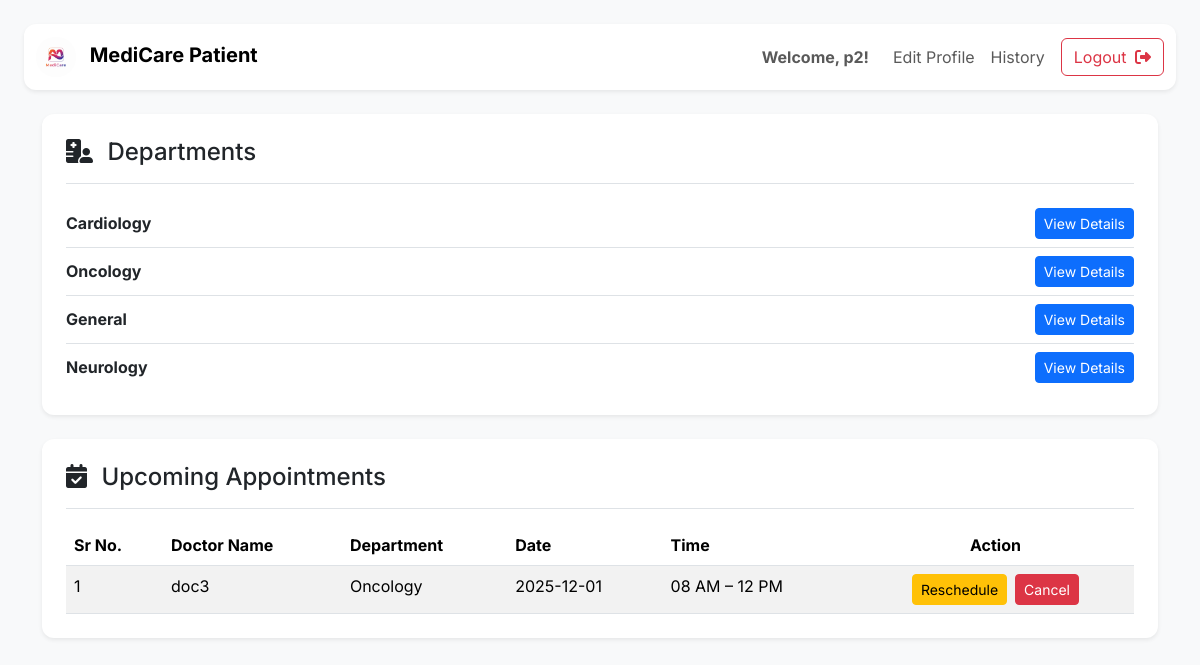
Before: /patient (signed in) with the older database file.
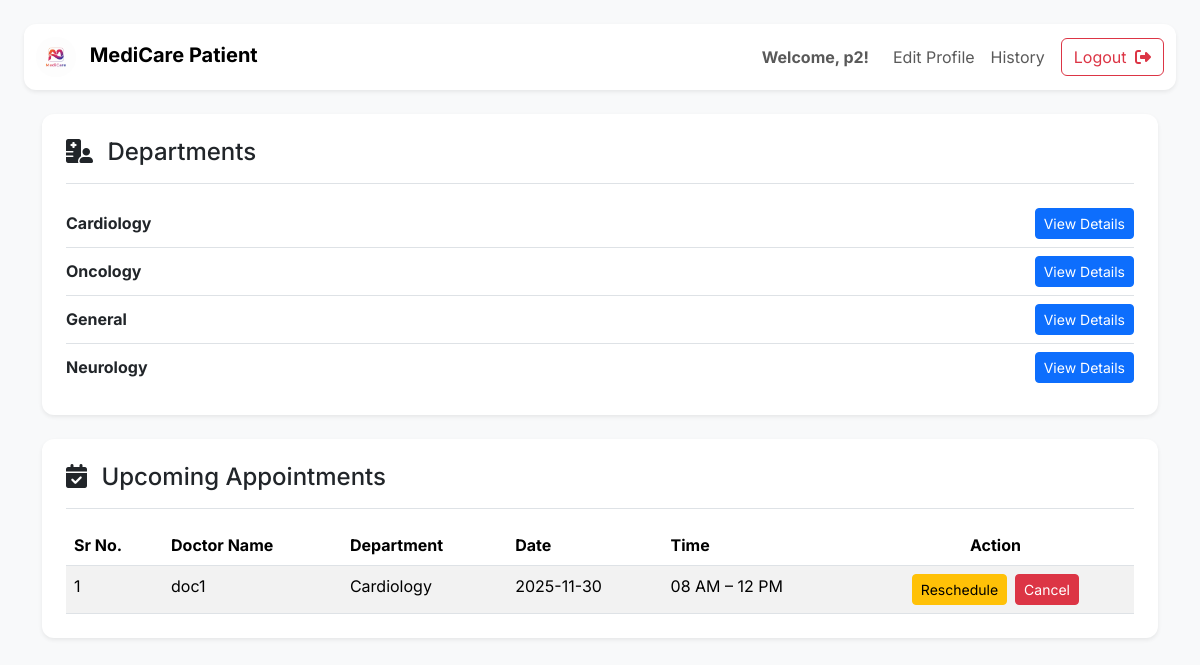
After: the same page with the newer database file.
### application/models.py (models this page shows)
class User(db.Model):
    __tablename__ = 'user'
    id = db.Column(db.Integer(),primary_key = True)
    blocked = db.Column(db.Boolean(), default=False, nullable=False)
    username = db.Column(db.String(), unique=True, nullable=False)
    password = db.Column(db.String(), nullable=False)
    type = db.Column(db.String(), default="patient", nullable=False)
    patient = db.relationship('Patient', backref='user', cascade="all, delete-orphan")
    doctor = db.relationship('Doctor', backref='user', cascade="all, delete-orphan")

class Appointment(db.Model):
    __tablename__ = 'appointment'
    id = db.Column(db.Integer(),primary_key = True)
    patient_id = db.Column(db.Integer(), db.ForeignKey('patient.id', ondelete="CASCADE"), nullable=True)
    doctor_id = db.Column(db.Integer(), db.ForeignKey('doctor.id', ondelete="CASCADE"), nullable=True)
    date = db.Column(db.String(), nullable=False)
    time = db.Column(db.String(), nullable=False)
    visit_type = db.Column(db.String(), default="In-person", nullable=False)
    status = db.Column(db.String(), default="Upcoming")

class Doctor(db.Model):
    __tablename__ = 'doctor'
    id = db.Column(db.Integer(),primary_key = True)
    doctor_name = db.Column(db.String(), nullable=False)
    password = db.Column(db.String(), nullable=False)
    email = db.Column(db.String(), nullable=False)
    department_id = db.Column(db.Integer(), db.ForeignKey('department.id'), nullable=False)
    user_id = db.Column(db.Integer(), db.ForeignKey('user.id', ondelete="CASCADE"), nullable=False)
    type = db.Column(db.String(), nullable=False)
    experience = db.Column(db.Integer(), nullable=False)
    appointment = db.relationship('Appointment', backref='doctor')
    availability = db.relationship('Availability', backref='doctor', cascade="all, delete-orphan")

class Department(db.Model):
    __tablename__ = 'department'
    id = db.Column(db.Integer(),primary_key = True)
    name = db.Column(db.String())
    description = db.Column(db.String())
    doctor = db.relationship('Doctor', backref='department')

### application/controllers.py (the view)
@app.route("/patient")
def patient_dash():
    patient, err = require_patient()
    if err: return err
    appointments = Appointment.query.filter_by(patient_id=patient.id).all()
    return render_template("patient_dash.html",
        this_user=current_user(),
        patient=patient,
        appointments=appointments)

### application/controllers.py (called while the page is built)
def current_user():
    uid = session.get("user_id")
    return User.query.get(uid) if uid else None

def require_patient():
    user = current_user()
    if not user:
        return None, redirect("/login")
    patient = Patient.query.filter_by(user_id=user.id).first()
    if not patient:
        flash("Unauthorized!", "danger")
        return None, redirect("/patient")
    return patient, None

### templates/patient_dash.html (shortened to what this page needs)
<!DOCTYPE html>
<html lang="en">
<head>
    <link href="https://cdn.jsdelivr.net/npm/bootstrap@5.3.2/dist/css/bootstrap.min.css" rel="stylesheet">
</head>
<body class="p-4">
    <nav class="navbar navbar-expand-lg navbar-light bg-white shadow-sm sticky-top mb-4"
        style="border-radius: 0.75rem;">
        <div class="container-fluid">
            <a class="navbar-brand" href="#">
                <img src="../static/logo2.png" alt="Logo" style="height: 40px; border-radius: 50%;">
                <span class="fw-bold ms-2">MediCare Patient</span>
            </a>
            <div class="collapse navbar-collapse" id="patientNav">
                <ul class="navbar-nav ms-auto mb-2 mb-lg-0 align-items-center">
                    <li class="nav-item d-none d-lg-block">
                        <span class="navbar-text fw-bold me-3">
                            Welcome, {{this_user.username}}!
                        </span>
                    </li>
                    <li class="nav-item">
                        <a href="/edit_profile?username={{this_user.username}}" class="nav-link">Edit Profile</a>
                    </li>
                    <li class="nav-item">
                        <a href="/patient_history" class="nav-link">History</a>
                    </li>
                    <li class="nav-item">
                        <a href="/logout" class="btn btn-outline-danger ms-lg-2">
                            Logout <i class="fa-solid fa-right-from-bracket ms-1"></i>
                        </a>
                    </li>
                </ul>
            </div>
        </div>
    </nav>
    <main class="container">
        <div class="card shadow-sm p-4 mb-4">
            <div class="mb-3 pb-3 border-bottom">
                <h4 class="mb-0">
                    <i class="fa-solid fa-hospital-user me-2"></i> Departments
                </h4>
            </div>
            <ul class="list-group list-group-flush">
                <li class="list-group-item d-flex justify-content-between align-items-center px-0">
                    <strong>Cardiology</strong>
                    <a href="department/Cardiology" class="btn btn-sm btn-primary">View Details</a>
                </li>
                <li class="list-group-item d-flex justify-content-between align-items-center px-0">
                    <strong>Oncology</strong>
                    <a href="department/Oncology" class="btn btn-sm btn-primary">View Details</a>
                </li>
                <li class="list-group-item d-flex justify-content-between align-items-center px-0">
                    <strong>General</strong>
                    <a href="department/General" class="btn btn-sm btn-primary">View Details</a>
                </li>
                <li class="list-group-item d-flex justify-content-between align-items-center px-0">
                    <strong>Neurology</strong>
                    <a href="department/Neurology" class="btn btn-sm btn-primary">View Details</a>
                </li>
            </ul>
        </div>
        <div class="card shadow-sm p-4 mb-4">
            <div class="mb-3 pb-3 border-bottom">
                <h4 class="mb-0">
                    <i class="fa-solid fa-calendar-check me-2"></i> Upcoming Appointments
                </h4>
            </div>
            <div class="table-responsive">
                <table class="table table-striped mb-0">
                    <thead>
                        <tr>
                            <th>Sr No.</th>
                            <th>Doctor Name</th>
                            <th>Department</th>
                            <th>Date</th>
                            <th>Time</th>
                            <th class="text-center">Action</th>
                        </tr>
                    </thead>
                    <tbody>
                        {% if appointments %}
                        {% for a in appointments %}
                        <tr>
                            <td>{{ loop.index }}</td>
                            <td>{{ a.doctor.doctor_name }}</td>
                            <td>{{ a.doctor.department.name }}</td>
                            <td>{{ a.date }}</td>
                            <td>
                                {% if a.time == "morning" %}
                                08 AM – 12 PM
                                {% else %}
                                04 PM – 09 PM
                                {% endif %}
                            </td>
                            <td class="text-center">
                                <div class="d-flex justify-content-center gap-2">
                                    <a href="/reschedule_appointment/{{ a.id }}" class="btn btn-warning btn-sm">
                                        Reschedule
                                    </a>
                                    <a href="/cancel_appointment/{{ a.id }}" class="btn btn-danger btn-sm">
                                        Cancel
                                    </a>
                                </div>
                            </td>
                        </tr>
                        {% endfor %}
                        {% else %}
                        <tr>
                            <td colspan="6" class="text-center text-muted">
                                No upcoming appointments.
                            </td>
                        </tr>
                        {% endif %}
                    </tbody>
                </table>
            </div>
        </div>
    </main>
</body>
</html>

### templates/patient_dash.html (style rules this page uses)
body { font-family: 'Inter', sans-serif; background-color: #f8f9fa; }
.card { border: none; border-radius: 0.75rem; }

Changed rows visible on the page:
removed Appointment: doctor.doctor_name "doc3", doctor.department.name "Oncology", date "2025-12-01", time "08 AM – 12 PM"
added Appointment: doctor.doctor_name "doc1", doctor.department.name "Cardiology", date "2025-11-30", time "08 AM – 12 PM"
